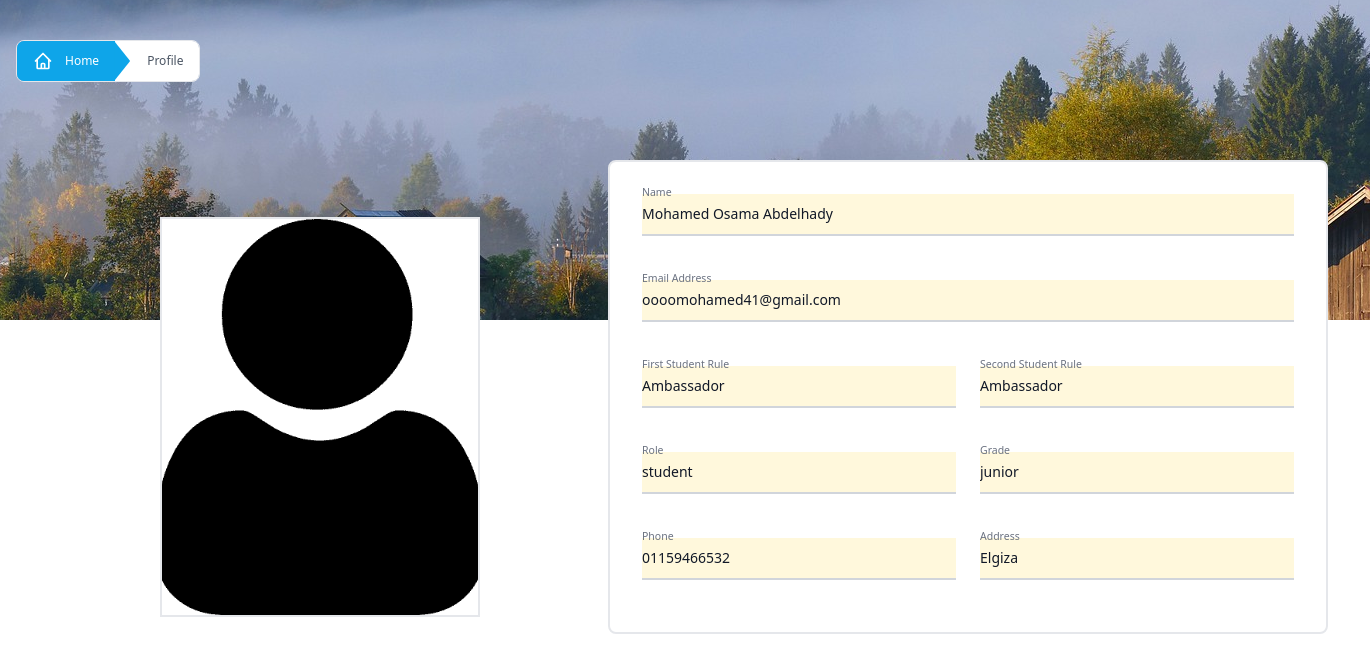
Page /setting/user_profile/24 on the earlier database version.
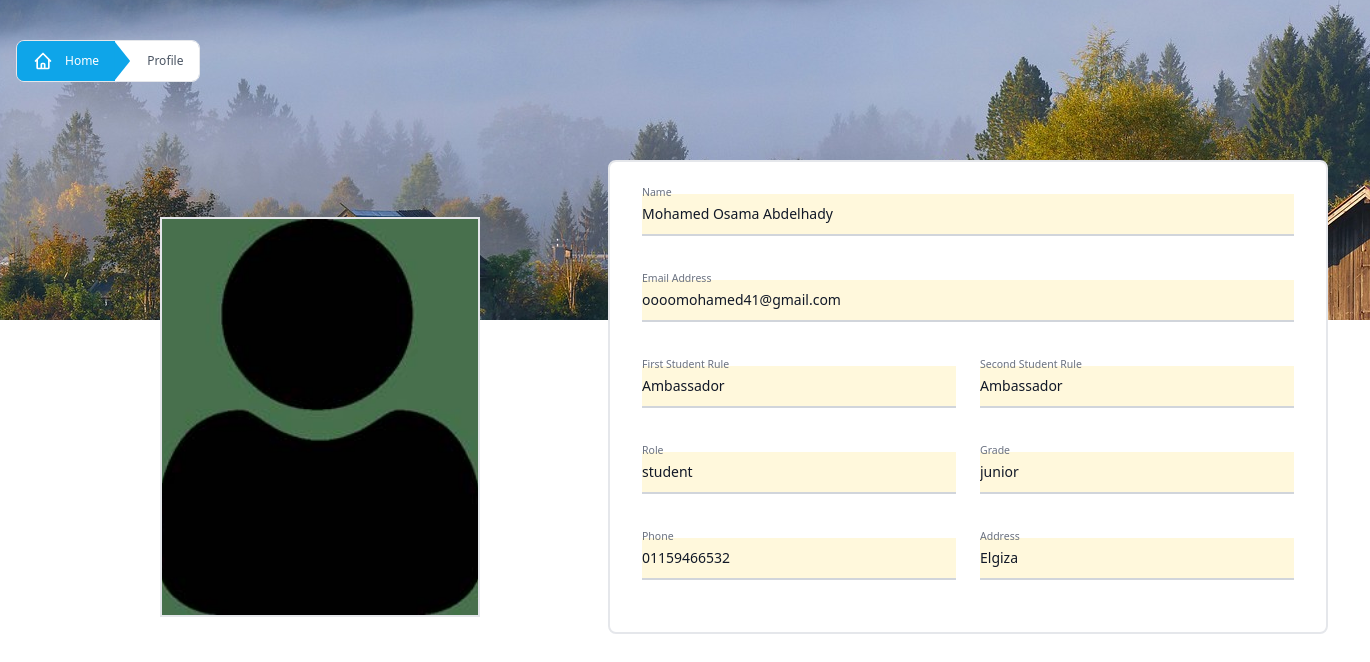
Same page on the later database version.
### taskApp/models.py (models this page shows, shortened)
class UserProfile(User):
    name = models.CharField(max_length=100)
    phone = models.CharField(max_length=15)
    location = models.CharField(max_length=100)
    nationalId = models.CharField(max_length=20)
    userPermission = models.CharField(max_length=50)
    grade = models.CharField(max_length=50,null=True)
    firstStudentRule = models.CharField(max_length=50 , null=True)
    secondStudentRule = models.CharField(max_length=50 , null=True)
    adminRule = models.CharField(max_length=50 , null=True)
    profileImage = models.ImageField(upload_to='profileImages', default='profileImages/defaultUserProfile.png',null=True)
    totalTasks = models.IntegerField(default=0)

### taskApp/views.py (the view, shortened to what this page needs)
# urls.py: path('setting/user_profile/<int:id>',userProfile,name='userProfile')
def userProfile(request,id):
    user = UserProfile.objects.get(id=id)
    return render(request,'UserProfile.html' , {'userData':user , "updated":""})

### templates/UserProfile.html (shortened to what the changed rows need)
<!DOCTYPE html>
{% load static %}
<html lang="en">
    <head>
        <link rel="stylesheet" href="{% static 'Styles/userProfileStyle.css' %}">
        <link rel="stylesheet" href="https://cdnjs.cloudflare.com/ajax/libs/font-awesome/6.7.1/css/all.min.css" />
        <link href="https://cdn.jsdelivr.net/npm/flowbite@2.5.2/dist/flowbite.min.css" rel="stylesheet" />
        <script src="https://cdn.tailwindcss.com"></script>
</head>
<body class="w-full overflow-x-hidden">
        <form class="mx-auto w-full  flex flex-col sm:flex-row -mt-[10rem] mb-10 sm:ml-[10rem] sm:gap-[8rem] gap-[2rem] items-center" enctype="multipart/form-data" method="post">
                <div>
                    <label {% if user.id == userData.id %} id="imgLabel"  for="imgInput" {% endif %} class="relative sm:w-[20rem] sm:h-[25rem] w-[15rem] h-[20rem] overflow-hidden mt-10 bg-white border-2 flex items-center justify-center">
                     <img id="userImage" alt="user image" src="{{ userData.profileImage.url }}" class="w-full h-full object-cover">
                    </label>
                </div>
                <div class="bg-white rounded-lg p-8 border-2 sm:w-[45rem] w-[20rem] py-[2rem] flex flex-col gap-6 items-center">
                  <div class="relative z-0 w-full mb-5 group">
                      <input type="text" readonly name="name" id="name" class="bg-slate-400 block py-2.5 px-0 w-full text-sm text-gray-900 bg-transparent border-0 border-b-2 border-gray-300 appearance-none dark:text-white dark:border-gray-600 dark:focus:border-blue-500 focus:outline-none focus:ring-0 focus:border-blue-600 peer" disabled value="{{ userData.name }}" placeholder=" " required />
                      <label for="name" class="peer-focus:font-medium absolute text-sm text-gray-500 dark:text-gray-400 duration-300 transform -translate-y-6 scale-75 top-3 -z-10 origin-[0] peer-focus:start-0 rtl:peer-focus:translate-x-1/4 rtl:peer-focus:left-auto peer-focus:text-blue-600 peer-focus:dark:text-blue-500 peer-placeholder-shown:scale-100 peer-placeholder-shown:translate-y-0 peer-focus:scale-75 peer-focus:-translate-y-6">Name</label>
                  </div>
                {% if userData.userPermission == 'student' %}
                	<div class="grid md:grid-cols-2 md:gap-6 w-full">
                    <div class="relative z-0 w-full mb-5 group">
                        <input type="text" name="firstRule" id="firstRule" class="block py-2.5 px-0 w-full text-sm text-gray-900 bg-transparent border-0 border-b-2 border-gray-300 appearance-none dark:text-white dark:border-gray-600 dark:focus:border-blue-500 focus:outline-none focus:ring-0 focus:border-blue-600 peer"
                                {% if userData.firstStudentRule == 'AM' %}
                                    value="Ambassador"
                               {% elif userData.firstStudentRule == 'PS' %}
                                    value="Study Support"
                               {% elif userData.firstStudentRule == 'IN' %}
                                    value="Intermediate"
                               {% else %}
                                    value="Professional Support"
                                {% endif %}
                               placeholder=" " disabled readonly required />
                        <label for="firstRule" class="peer-focus:font-medium absolute text-sm text-gray-500 dark:text-gray-400 duration-300 transform -translate-y-6 scale-75 top-3 -z-10 origin-[0] peer-focus:start-0 rtl:peer-focus:translate-x-1/4 peer-focus:text-blue-600 peer-focus:dark:text-blue-500 peer-placeholder-shown:scale-100 peer-placeholder-shown:translate-y-0 peer-focus:scale-75 peer-focus:-translate-y-6">First Student Rule</label>
                    </div>
                    <div class="relative z-0 w-full mb-5 group ">
                        <input type="text" name="secondRule" id="secondRule" class="block py-2.5 px-0 w-full text-sm text-gray-900 bg-transparent border-0 border-b-2 border-gray-300 appearance-none dark:text-white dark:border-gray-600 dark:focus:border-blue-500 focus:outline-none focus:ring-0 focus:border-blue-600 peer"
                                {% if userData.secondStudentRule == 'AM' %}
                                    value="Ambassador"
                               {% elif userData.secondStudentRule == 'PS' %}
                                    value="Study Support"
                               {% elif userData.secondStudentRule == 'IN' %}
                                    value="Intermediate"
                               {% else %}
                                    value="Professional Support"
                                {% endif %} placeholder=" " disabled readonly required />
                        <label for="secondRule" class="peer-focus:font-medium absolute text-sm text-gray-500 dark:text-gray-400 duration-300 transform -translate-y-6 scale-75 top-3 -z-10 origin-[0] peer-focus:start-0 rtl:peer-focus:translate-x-1/4 peer-focus:text-blue-600 peer-focus:dark:text-blue-500 peer-placeholder-shown:scale-100 peer-placeholder-shown:translate-y-0 peer-focus:scale-75 peer-focus:-translate-y-6">Second Student Rule</label>
                    </div>
                  </div>
                {% endif %}
                  <div class="grid md:grid-cols-2 md:gap-6 w-full">
                    <div class="relative z-0 w-full mb-5 group">
                        <input type="text" name="rule" id="rule" class="block py-2.5 px-0 w-full text-sm text-gray-900 bg-transparent border-0 border-b-2 border-gray-300 appearance-none dark:text-white dark:border-gray-600 dark:focus:border-blue-500 focus:outline-none focus:ring-0 focus:border-blue-600 peer" value="{{ userData.userPermission }}" disabled readonly placeholder=" "  required />
                        <label for="rule" class="peer-focus:font-medium absolute text-sm text-gray-500 dark:text-gray-400 duration-300 transform -translate-y-6 scale-75 top-3 -z-10 origin-[0] peer-focus:start-0 rtl:peer-focus:translate-x-1/4 peer-focus:text-blue-600 peer-focus:dark:text-blue-500 peer-placeholder-shown:scale-100 peer-placeholder-shown:translate-y-0 peer-focus:scale-75 peer-focus:-translate-y-6">Role</label>
                    </div>
                      {% if userData.userPermission == 'student' %}
                      	<div class="relative z-0 w-full mb-5 group">
                        <input type="text" name="grade" id="grade" class="block py-2.5 px-0 w-full text-sm text-gray-900 bg-transparent border-0 border-b-2 border-gray-300 appearance-none dark:text-white dark:border-gray-600 dark:focus:border-blue-500 focus:outline-none focus:ring-0 focus:border-blue-600 peer" placeholder=" " value="{{ userData.grade }}" {% if userData.id != user.id %} disabled {% endif %}   required />
                        <label for="grade" class="peer-focus:font-medium absolute text-sm text-gray-500 dark:text-gray-400 duration-300 transform -translate-y-6 scale-75 top-3 -z-10 origin-[0] peer-focus:start-0 rtl:peer-focus:translate-x-1/4 peer-focus:text-blue-600 peer-focus:dark:text-blue-500 peer-placeholder-shown:scale-100 peer-placeholder-shown:translate-y-0 peer-focus:scale-75 peer-focus:-translate-y-6">Grade</label>
                    </div>
                      {% endif %}
                  </div>
                <div class="grid md:grid-cols-2 md:gap-6 w-full">
                    <div class="relative z-0 w-full mb-5 group">
                        <input type="tel" name="phone" id="phone" class="block py-2.5 px-0 w-full text-sm text-gray-900 bg-transparent border-0 border-b-2 border-gray-300 appearance-none dark:text-white dark:border-gray-600 dark:focus:border-blue-500 focus:outline-none focus:ring-0 focus:border-blue-600 peer" value="{{ userData.phone }}"  placeholder=" " {% if userData.id != user.id %} disabled {% endif %} required />
                        <label for="phone" class="peer-focus:font-medium absolute text-sm text-gray-500 dark:text-gray-400 duration-300 transform -translate-y-6 scale-75 top-3 -z-10 origin-[0] peer-focus:start-0 rtl:peer-focus:translate-x-1/4 peer-focus:text-blue-600 peer-focus:dark:text-blue-500 peer-placeholder-shown:scale-100 peer-placeholder-shown:translate-y-0 peer-focus:scale-75 peer-focus:-translate-y-6">Phone</label>
                    </div>
                    <div class="relative z-0 w-full mb-5 group">
                        <input type="text" name="location" id="location" class="block py-2.5 px-0 w-full text-sm text-gray-900 bg-transparent border-0 border-b-2 border-gray-300 appearance-none dark:text-white dark:border-gray-600 dark:focus:border-blue-500 focus:outline-none focus:ring-0 focus:border-blue-600 peer" placeholder=" " value="{{ userData.location }}" disabled readonly required />
                        <label for="location" class="peer-focus:font-medium absolute text-sm text-gray-500 dark:text-gray-400 duration-300 transform -translate-y-6 scale-75 top-3 -z-10 origin-[0] peer-focus:start-0 rtl:peer-focus:translate-x-1/4 peer-focus:text-blue-600 peer-focus:dark:text-blue-500 peer-placeholder-shown:scale-100 peer-placeholder-shown:translate-y-0 peer-focus:scale-75 peer-focus:-translate-y-6">Address</label>
                    </div>
                  </div>
                </div>
        </form>
</body>
</html>

Differences in the rows shown:
changed UserProfile "Mohamed Osama Abdelhady": profileImage: a different picture
